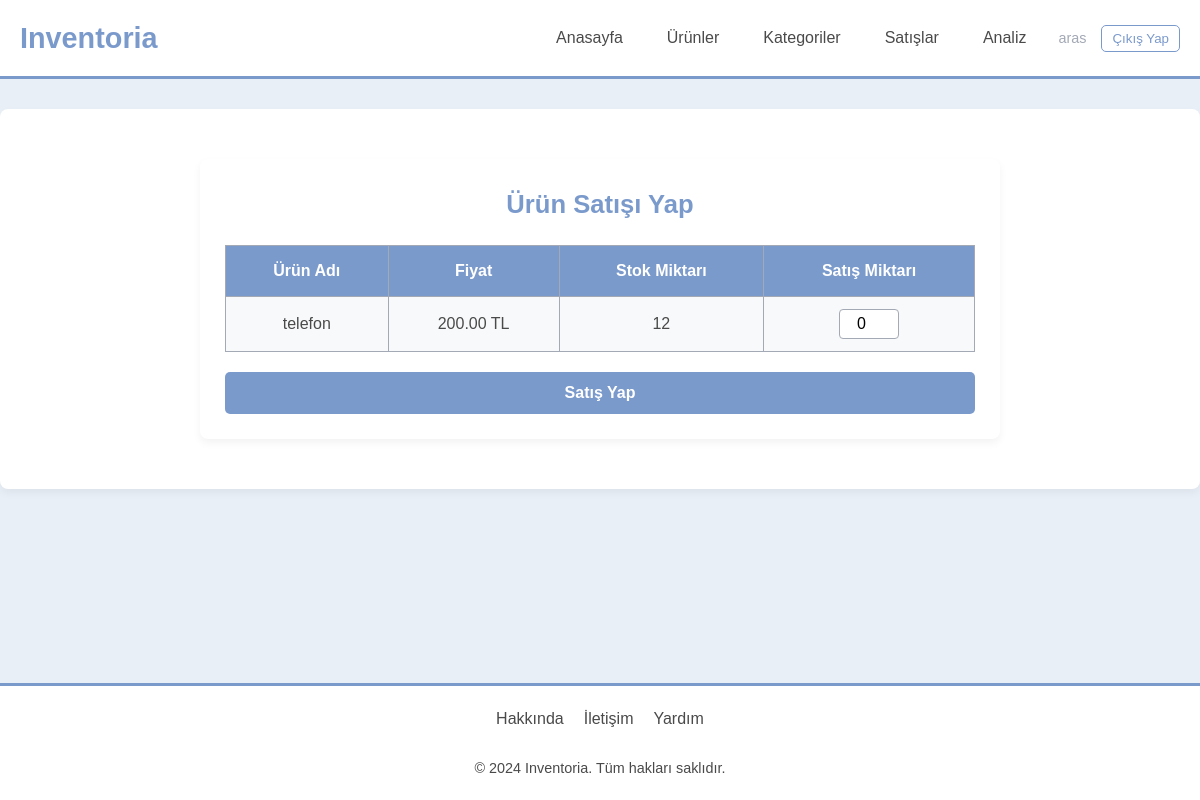
/sale/create/ (signed in), run on an earlier commit of the app's database.
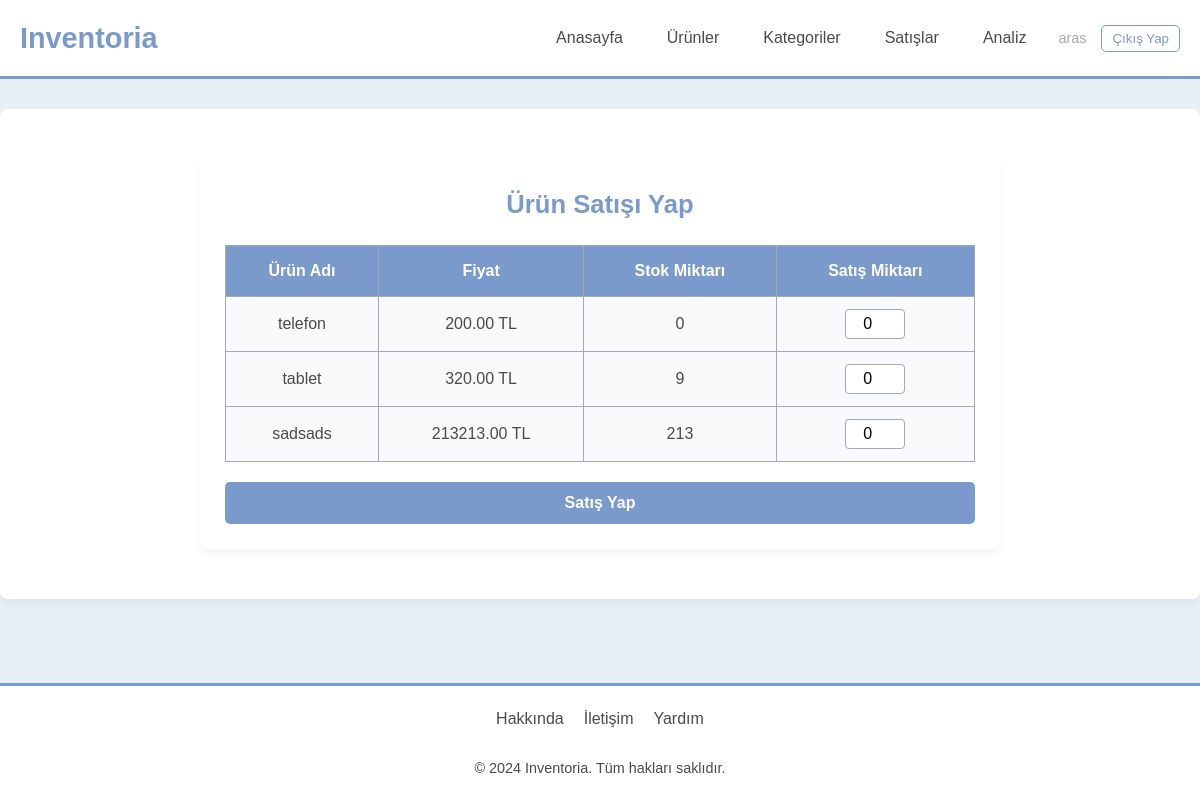
And on a later commit of the database.
### inventory/models.py (models this page shows, shortened)
class Product(models.Model):
    owner = models.ForeignKey(
        User,
        on_delete=models.CASCADE,
        help_text="Product owner."
    )
    name = models.CharField(
        max_length=100,
        help_text="Product name."
    )
    description = models.TextField(
        help_text="Detailed product description."
    )
    cost_price = models.DecimalField(
        max_digits=10,
        decimal_places=2,
        help_text="Product cost price."
    )
    sale_price = models.DecimalField(
        max_digits=10,
        decimal_places=2,
        help_text="Product sale price."
    )
    quantity = models.PositiveIntegerField(
        default=0,
        help_text="Quantity available in stock."
    )
    category = models.ForeignKey(
        Category,
        on_delete=models.CASCADE,
        help_text="Product category."
    )
    is_active = models.BooleanField(
        default=True
    )
    created_at = models.DateTimeField(
        auto_now_add=True,
        help_text="Creation timestamp."
    )
    updated_at = models.DateTimeField(
        auto_now=True,
        help_text="Last update timestamp."
    )
    deleted_at = models.DateTimeField(
        null=True,
        blank=True,
        help_text="Timestamp when the product was deleted, if applicable."
    )

### sale/views.py (the view, shortened to what this page needs)
# urls.py: path('create/', create_sale, name='create_sale'),
@login_required
@transaction.atomic
def create_sale(request):
    products = Product.objects.filter(owner=request.user, is_active=True)  # Sadece aktif ürünleri çek
    return render(request, 'create_sale.html', {'products': products})

### sale/templates/create_sale.html (shortened to what this page needs)
{% extends "base.html" %}
{% load static %}
{% block custom_css %}
<link rel="stylesheet" href="{% static 'css/sale/make_sale.css' %}">
{% endblock custom_css %}
{% block content %}
<div class="make-sale-container">
    <h2>Ürün Satışı Yap</h2>
    <form method="post" action="{% url 'sales:create_sale' %}">
        <table>
            <thead>
                <tr>
                    <th>Ürün Adı</th>
                    <th>Fiyat</th>
                    <th>Stok Miktarı</th>
                    <th>Satış Miktarı</th>
                </tr>
            </thead>
            <tbody>
                {% for product in products %}
                <tr>
                    <td>{{ product.name }}</td>
                    <td>{{ product.sale_price }} TL</td>
                    <td>{{ product.quantity }}</td>
                    <td>
                        <input type="number" name="quantities" min="0" max="{{ product.quantity }}" placeholder="Miktar" value="0">
                    </td>
                </tr>
                {% endfor %}
            </tbody>
        </table>
        <button type="submit">Satış Yap</button>
    </form>
</div>
{% endblock content %}

What changed in the data, as far as the page shows it:
changed Product "telefon": quantity "12" → "0"
added Product: name "tablet", sale_price "320.00", quantity "9"
added Product: name "sadsads", sale_price "213213.00", quantity "213"
